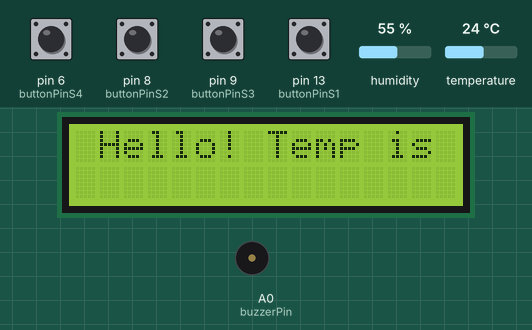
Recording of a sketch running on a simulated Arduino Uno, built with avr-gcc and run on an emulated ATmega328P. Parts: 16×2 character LCD, buzzer (waves = sounding). The inputs (shaded band) are chosen by the test bench; at power-on: pin 6 (buttonPinS4), pin 8 (buttonPinS2), pin 9 (buttonPinS3), pin 13 (buttonPinS1) HIGH, humidity 55 %, temperature 24 °C.

Above: at 1.9 s.
2.0 s: pin 6 (buttonPinS4) pulled LOW for 0.15 s
At 2.6 s:
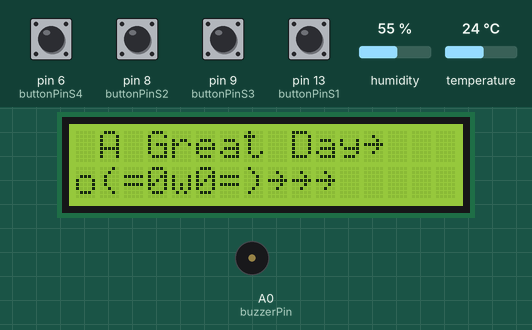
3.6 s: pin 8 (buttonPinS2) pulled LOW for 0.15 s
At 4.8 s:
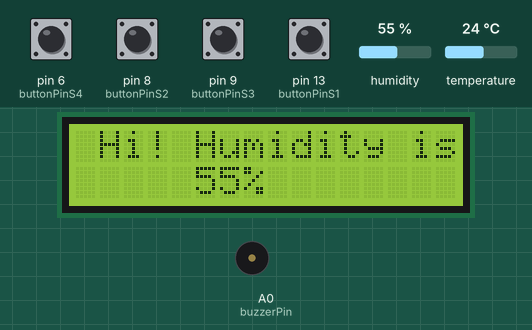
5.2 s: pin 13 (buttonPinS1) pulled LOW for 0.15 s
At 6.0 s:
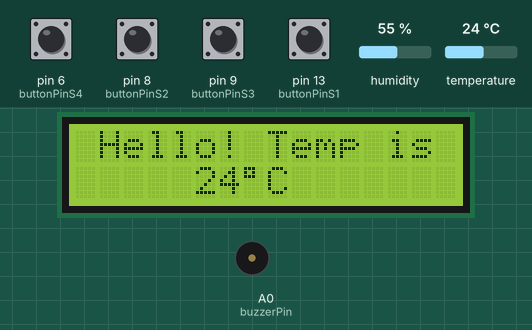
6.8 s: pin 9 (buttonPinS3) pulled LOW for 0.15 s
At 7.46 s:
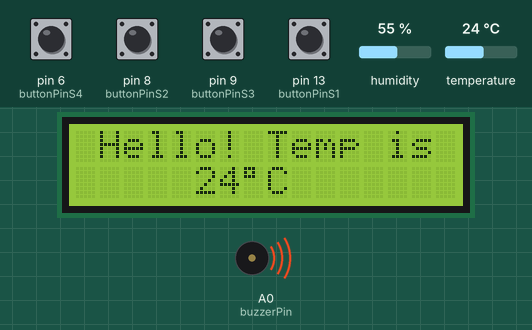
7.5 s: pin 8 (buttonPinS2) driven LOW and pin 13 (buttonPinS1) driven LOW
At 11.9 s:
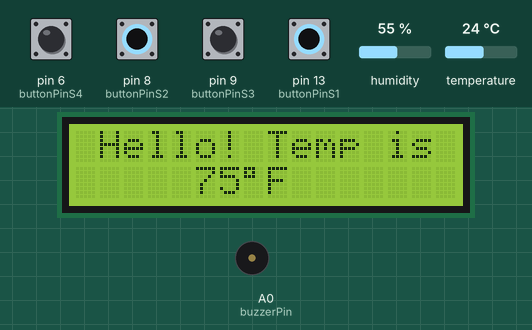
13.5 s: pin 13 (buttonPinS1) driven HIGH
At 14.9 s:
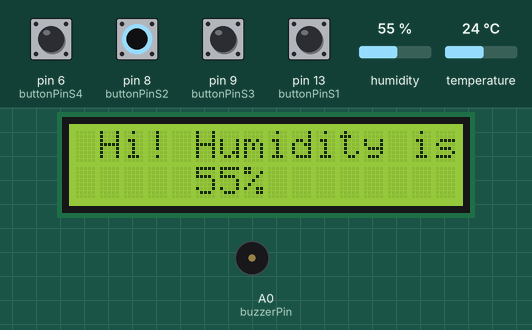
Timing chart, 0 to 16.5 s (numbered marks = the images above; inputs shaded):
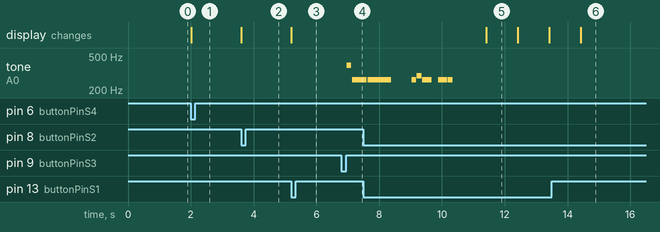

The sketch:

temp_final1.ino
```cpp
/*
#define NOTE_B0  31
#define NOTE_C1  33
#define NOTE_CS1 35
#define NOTE_D1  37
#define NOTE_DS1 39
#define NOTE_E1  41
#define NOTE_F1  44
#define NOTE_FS1 46
#define NOTE_G1  49
#define NOTE_GS1 52
#define NOTE_A1  55
#define NOTE_AS1 58
#define NOTE_B1  62
#define NOTE_C2  65
#define NOTE_CS2 69
#define NOTE_D2  73
#define NOTE_DS2 78
#define NOTE_E2  82
#define NOTE_F2  87
#define NOTE_FS2 93
#define NOTE_G2  98
#define NOTE_GS2 104
#define NOTE_A2  110
#define NOTE_AS2 117
#define NOTE_B2  123
#define NOTE_C3  131
#define NOTE_CS3 139
#define NOTE_D3  147
#define NOTE_DS3 156
#define NOTE_E3  165
#define NOTE_F3  175
#define NOTE_FS3 185
#define NOTE_G3  196
#define NOTE_GS3 208
#define NOTE_A3  220
#define NOTE_AS3 233
#define NOTE_B3  247
#define NOTE_C4  262
#define NOTE_CS4 277
#define NOTE_D4  294
#define NOTE_DS4 311
#define NOTE_E4  330
#define NOTE_F4  349
#define NOTE_FS4 370
#define NOTE_G4  392
#define NOTE_GS4 415
#define NOTE_A4  440
#define NOTE_AS4 466
#define NOTE_B4  494
#define NOTE_C5  523
#define NOTE_CS5 554
#define NOTE_D5  587
#define NOTE_DS5 622
#define NOTE_E5  659
#define NOTE_F5  698
#define NOTE_FS5 740
#define NOTE_G5  784
#define NOTE_GS5 831
#define NOTE_A5  880
#define NOTE_AS5 932
#define NOTE_B5  988
#define NOTE_C6  1047
#define NOTE_CS6 1109
#define NOTE_D6  1175
#define NOTE_DS6 1245
#define NOTE_E6  1319
#define NOTE_F6  1397
#define NOTE_FS6 1480
#define NOTE_G6  1568
#define NOTE_GS6 1661
#define NOTE_A6  1760
#define NOTE_AS6 1865
#define NOTE_B6  1976
#define NOTE_C7  2093
#define NOTE_CS7 2217
#define NOTE_D7  2349
#define NOTE_DS7 2489
#define NOTE_E7  2637
#define NOTE_F7  2794
#define NOTE_FS7 2960
#define NOTE_G7  3136
#define NOTE_GS7 3322
#define NOTE_A7  3520
#define NOTE_AS7 3729
#define NOTE_B7  3951
#define NOTE_C8  4186
#define NOTE_CS8 4435
#define NOTE_D8  4699
#define NOTE_DS8 4978
*/

/*
This sketch uses the buzzer to play songs.
The Arduino's tone() command will play notes of a given frequency.
We'll provide a function that takes in note characters (a-g),
and returns the corresponding frequency from this table:

  note 	frequency
  c     262 Hz
  d     294 Hz
  e     330 Hz
  f     349 Hz
  g     392 Hz
  a     440 Hz
  b     494 Hz
  C     523 Hz


*/


#include <DHT.h>
/*
 The circuit:
 * LCD RS pin to digital pin 12
 * LCD Enable pin to digital pin 11
 * LCD D4 pin to digital pin 5
 * LCD D5 pin to digital pin 4
 * LCD D6 pin to digital pin 3
 * LCD D7 pin to digital pin 2
 * LCD R/W pin to ground
 * 10K resistor:
 * ends to +5V and ground
 * wiper to LCD VO pin (pin 3)

 */
// include the library code:
#include <LiquidCrystal.h>
const int songLength = 18;

#define DHTPIN 7
#define DHTTYPE DHT11
#define buttonPinS1 13
#define buttonPinS2 8
#define buttonPinS3 9
#define buttonPinS4 6
#define buzzerPin A0
DHT dht(DHTPIN, DHTTYPE);
LiquidCrystal lcd(12, 11, 5, 4, 3, 2);

char notes1[] = "05,11,12,13,12,11,11, ,05,11,12,13,12,11,12,13,13"; // a space represents a rest


int beats1[] = {1,1,1,1,2,1,5,4, 1, 1, 1, 1, 2,1,2, 2, 1};


char notes2[] = "06,07,11, ,05,05,12,11,06,06,06,06,06,07,11"; // a space represents a rest


int beats2[] = {1,1,3,2,1,1,3,2,1,1,1,1,2,1,2,3};

// The tempo is how fast to play the song.
// To make the song play faster, decrease this value.

int tempo = 150;

void setup() {
  Serial.begin(9600);

  lcd.begin(16, 2);
    lcd.print(" Hello! Temp is ");
    pinMode(buttonPinS1, INPUT);
    digitalWrite(buttonPinS1, HIGH);
    pinMode(buttonPinS2, INPUT);
    digitalWrite(buttonPinS2, HIGH);
    pinMode(buttonPinS3, INPUT);
    digitalWrite(buttonPinS3, HIGH);
    pinMode(buttonPinS4, INPUT);
    digitalWrite(buttonPinS4, HIGH);

    pinMode(buzzerPin,OUTPUT);

     Serial.begin(9600);
   dht.begin();
  delay(700);
  }


void loop()                                                                                  {
  //int t = 100;
  int t = dht.readTemperature();
  int a; //F
  int counter;
  a = 1.8*t+32;
  int k; //Kel
  k = t+273.15;
  int h = dht.readHumidity();

  for (counter=1;digitalRead(buttonPinS1) == LOW;counter++){


 if (digitalRead(buttonPinS1) == LOW && counter%3 == 1)
                 {
   lcd.clear();
   lcd.print(" Hello! Temp is ");
   lcd.setCursor(0,1);
   lcd.print("     ");
   lcd.print(t);
    lcd.print((char)223);
    lcd.print("C");
    delay(1000);}
 else {};
if (digitalRead(buttonPinS1) == LOW && counter%3 == 2)
               {
   lcd.clear();
    lcd.print(" Hello! Temp is ");
   lcd.setCursor(0,1);
   lcd.print("     ");
   lcd.print(a, DEC);
    lcd.print((char)223);
    lcd.print("F");
  delay(1000);}
else {};
if(digitalRead(buttonPinS1) == LOW && counter%3 == 0)
                  {
   lcd.clear();
    lcd.print(" Hello! Temp is ");
   lcd.setCursor(0,1);
   lcd.print("     ");
   lcd.print(k,DEC);
    lcd.print("K");
    delay(1000);}
    else {};
                                                  }

 //temp end
//humid start


     if (digitalRead(buttonPinS2) == LOW) {
   lcd.clear();
   lcd.print(" Hi! Humidity is");
   lcd.setCursor(0,1);
   lcd.print("     ");
   lcd.print(h);
    lcd.print("%");
    delay(1000);


                                          }


     //end humid


     if(digitalRead(buttonPinS3) == LOW)

     {

     int i, duration;

  if (t>25)
  {

  for (i = 0; i < songLength; i++) // step through the song arrays
  {
    duration = beats2[i] * tempo;  // length of note/rest in ms

    if (notes2[i] == ' ')          // is this a rest?
    {
      delay(duration);            // then pause for a moment
    }
    else                          // otherwise, play the note
    {
      tone(buzzerPin, frequency(notes2[i]), duration);
      delay(duration);            // wait for tone to finish
    }
    delay(tempo/10);              // brief pause between notes
  }
  }

     if (t<=25)

  {
  for (i = 0; i < songLength; i++) // step through the song arrays
  {
    duration = beats1[i] * tempo;  // length of note/rest in ms

    if (notes1[i] == ' ')          // is this a rest?
    {
      delay(duration);            // then pause for a moment
    }
    else if (notes1[i] != ',')                         // otherwise, play the note
    {
      tone(buzzerPin, frequency(notes1[i]), duration);
      delay(duration);            // wait for tone to finish
    }
    delay(tempo/10);              // brief pause between notes
  }
     }
     } //music end


      if(digitalRead(buttonPinS4) == LOW){
   int counter2;
for (counter2=1;digitalRead(buttonPinS4) == LOW;counter2++)   {

  if (counter2%11 != 1)
  {
      if (t>20 && t<25)
      {
       lcd.clear();
   lcd.print(" A Great Day~ ");
   lcd.setCursor(0,1);
   lcd.print("o(=0w0=)~~~");

    delay(1000);
      }

      if ( t <= 10)

 {
       lcd.clear();
   lcd.print("  Frezzing ///");
   lcd.setCursor(0,1);
   lcd.print("   Q=A=Q /  ");

    delay(1000);
      }
      if (t<=20 && t > 10)

 {
       lcd.clear();
   lcd.print(" A Little Cold? ");
   lcd.setCursor(0,1);
   lcd.print("(/= _ =)/~┴┴ ");

    delay(1000);
      }
      if ( t >= 25)

 {
       lcd.clear();
   lcd.print("  Getting Hot!");
   lcd.setCursor(0,1);
   lcd.print("   o(*//A//*)q   ");

    delay(1000);
      }
  }//if

  else if (counter2%11 == 1 && counter2%2 == 0)
  {
  lcd.clear();
   lcd.print("  Hey dont touch me");
   lcd.setCursor(0,1);
   lcd.print("   (/￣3￣)/   ");
  counter2=1;
  }
  else {

    lcd.clear();
   lcd.print(" Dude time to study!");
   lcd.setCursor(0,1);
   lcd.print("   (/=.=)/  DDL ");

  }

} //forloop

                                         }


}


int frequency(char note)
{
  // This function takes a note character (a-g), and returns the
  // corresponding frequency in Hz for the tone() function.

  int i, duration;
  const int numNotes = 8;  // number of notes we're storing

  // The following arrays hold the note characters and their
  // corresponding frequencies. The last "C" note is uppercase
  // to separate it from the first lowercase "c". If you want to
  // add more notes, you'll need to use unique characters.

  // For the "char" (character) type, we put single characters
  // in single quotes.

  char names[] = { '01', '03', '03', '04', '05', '06', '07', '11','12','13','14','15','16','17'};
  int frequencies[] = {262, 294, 330, 349, 392, 440, 494, 523, 587, 659, 698, 784, 880, 988};

  // Now we'll search through the letters in the array, and if
  // we find it, we'll return the frequency for that note.

  for (i = 0; i < numNotes; i++)  // Step through the notes
  {
    if (names[i] == note)         // Is this the one?
    {
      return(frequencies[i]);     // Yes! Return the frequency
    }
  }
  return(0);  // We looked through everything and didn't find it,
              // but we still need to return a value, so return 0.
}
```

Measured:
- after the input at 2.0 s, the display: changes at once (image 1)
- after the input at 3.6 s, the display: changes at once (image 2)
- after the input at 5.2 s, the display: changes at once (image 3)
- after the input at 6.8 s, tone on A0 (buzzerPin): plays 392 Hz for 0.15 s, 262 Hz for 0.15 s, 262 Hz for 0.19 s, starting after 0.17 s
- after the input at 7.5 s, the display: changes after 3.9 s (image 5)
- after the input at 13.5 s, the display: changes after 0.92 s (image 6)
- what the display in image 5 shows lasts 1.0 s, from 11.4 s to 12.4 s
